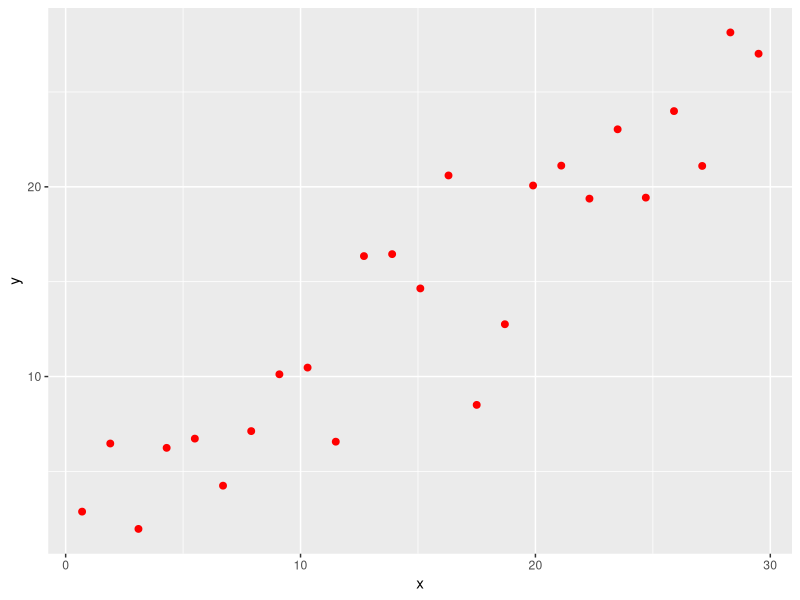

This figure's R source:
# simple file 

library(ggplot2)
m <- .8
b <-  1
x <- seq(from = .7, to = 30, by = 1.2)
s <- 3
e <- s*rnorm(length(x))

y <- m*x + b + e

# this line was written in test
# this is a second line 

dat <- as.data.frame(cbind(x,y))

# this line was added under master

p <- ggplot(data=dat, aes(x,y)) 

p + geom_point(color="red", size=2)
